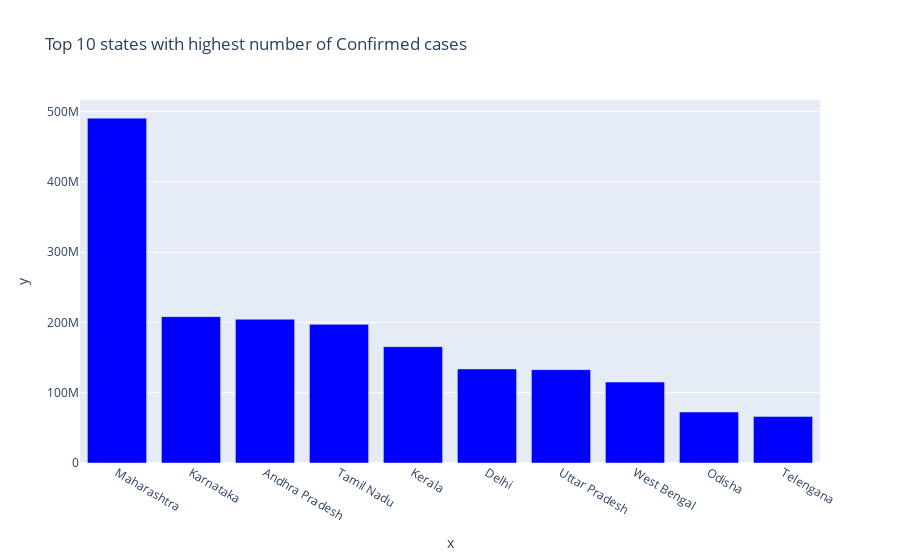

Here is the notebook cell this chart was saved with:
### Code cell
px.bar(x=state_wise.nlargest(10,"Confirmed")["State/UnionTerritory"],
       y = state_wise.nlargest(10,"Confirmed")["Confirmed"],
       color_discrete_sequence=px.colors.diverging.Picnic,
       title="Top 10 states with highest number of Confirmed cases")

### Figure 1 — Plotly figure (JSON) as saved in the notebook; plotly's stock layout.template omitted (floating-point values rounded to 4 significant figures)
{"data": [{"alignmentgroup": "True", "hovertemplate": "x=%{x}<br>y=%{y}<extra></extra>", "legendgroup": "", "marker": {"color": "rgb(0,0,255)"}, "name": "", "offsetgroup": "", "orientation": "v", "showlegend": false, "textposition": "auto", "type": "bar", "x": ["Maharashtra", "Karnataka", "Andhra Pradesh", "Tamil Nadu", "Kerala", "Delhi", "Uttar Pradesh", "West Bengal", "Odisha", "Telengana"], "xaxis": "x", "y": [490747435, 208245183, 204630098, 197300890, 165576234, 133870840, 132852608, 115206367, 72558356, 66288256], "yaxis": "y"}], "layout": {"barmode": "relative", "legend": {"tracegroupgap": 0}, "title": {"text": "Top 10 states with highest number of Confirmed cases"}, "xaxis": {"anchor": "y", "domain": [0, 1], "title": {"text": "x"}}, "yaxis": {"anchor": "x", "domain": [0, 1], "title": {"text": "y"}}}}
